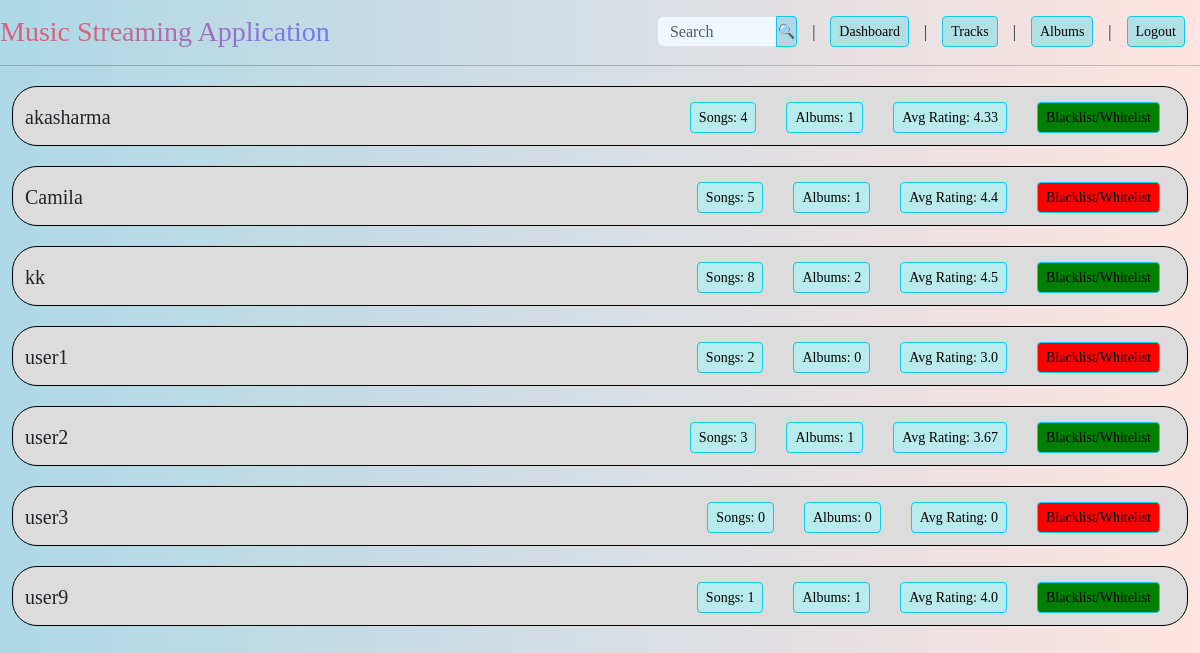
Page /admin/view_creators on the committed database.
### app.py (models this page shows)
class Users(UserMixin, db.Model):
    __tablename__ = 'users'
    id = db.Column(db.Integer, primary_key=True)
    username = db.Column(db.String, nullable=False, unique=True)
    password = db.Column(db.String, nullable=False)
    email = db.Column(db.String, nullable=False, unique=True)
    creator = db.Column(db.Boolean, default=False)
    blacklisted = db.Column(db.Boolean, default=False)
    songs = db.relationship('Songs', backref='uploader', lazy=True)
    playlists = db.relationship('Playlist', backref='user', lazy=True)
    albums = db.relationship('Album', backref='user', lazy=True)
    ratings = db.relationship('Rating', backref='user', lazy=True)

### app.py (the view)
    @app.route('/admin/view_creators', methods=['GET'])
    def view_creators():
        creators = Users.query.filter(Users.creator==True).all()
        for creator in creators:
            ratings = [rating.rating for rating in creator.ratings]
            creator.avgRating = round(sum(ratings) / len(ratings), 2) if ratings else 0
        return render_template('admin_viewCreator.html', creators=creators)

### templates/admin_viewCreator.html (shortened to what this page needs)
<!DOCTYPE html>
<html lang="en">
  <head>
    <link
      href="https://cdn.jsdelivr.net/npm/bootstrap@5.3.2/dist/css/bootstrap.min.css"
      rel="stylesheet"
/>
    <link rel="stylesheet" href="/static/styles/admin_tracks.css" />
  </head>
  <body>
    <div class="header">
      <h3>Music Streaming Application</h3>
      <ul class="nav">
        <li class="nav-item">
          <form class="input-group" method="POST", action="{{ url_for('admin_search') }}">
            <input type="search" name="search" class="form-control" style="width: 120px; height:31px; margin:0px;"
            placeholder="Search"/>
            <input type="submit" class="btn btn-info btn-sm" value="🔍" style="height: 31px;
            padding: 0px; background-color: lightblue; margin-right:15px; width:21.23px;"/>
          </form>
        </li> |
        <li class="nav-item">
          <a href="{{ url_for('admin_dash') }}" class="btn btn-info btn-sm">Dashboard</a>
        </li> |
        <li class="nav-item">
          <a href="{{ url_for('manage_tracks') }}" class="btn btn-info btn-sm">Tracks</a>
        </li> |
        <li class="nav-item">
          <a href="{{ url_for('manage_albums') }}" class="btn btn-info btn-sm">Albums</a>
        </li> |
        <li class="nav-item">
          <a href="{{ url_for('index') }}" class="btn btn-info btn-sm">Logout</a>
        </li>
      </ul>
    </div>
    <hr />
        {% for creator in creators | sort(attribute='username') %}
        <div class="box-s" style="margin-bottom: 15px;">
          <div class="header">
            <h5>{{ creator.username }}</h5>
            <ul class="nav">
              <li class="nav-item">
                <a href="#" class="btn btn-info btn-sm" style="background: rgb(184, 235, 236)">Songs: {{creator.songs|length}}</a>
              </li>
              <li class="nav-item">
                <a href="#" class="btn btn-info btn-sm" style="background: rgb(184, 235, 236)">Albums: {{creator.albums | length}} </a>
              </li>
              <li class="nav-item">
                <a href="#" class="btn btn-info btn-sm" style="background: rgb(184, 235, 236)">Avg Rating: {{creator.avgRating}} </a>
              </li>
              <li class="nav-item">
                <a href="{{ url_for('blacklist_creator', id=creator.id) }}" class="btn btn-info btn-sm"
                style="background: {{'red' if creator.blacklisted else 'green'}}">Blacklist/Whitelist</a>
              </li>
            </ul>
          </div>
        </div>
          {%endfor%}
  </body>
</html>

### static/styles/admin_tracks.css (style rules this page uses)
body { font-family: cursive; background-color: mintcream; background: linear-gradient(to right, lightblue, mistyrose); padding-top: 7px }
.btn { background: darkgray; }
.header { display: flex; justify-content: center; align-items: center; padding-top: 8px; }
h3, h1, h6, h5 { margin:0 auto; text-align:left; margin-left: 0px; }
.nav { display: flex; align-items: center; justify-content: flex-end; }
.btn { margin-left: 15px; margin-right: 15px; background: powderblue; }
.form-control { width: 156px; padding-top: 6px; margin-top: 6px; height: 31px; background-color: aliceblue; }
.box-s { background-color: gainsboro; border: 1px solid #000; margin: auto; text-align: center; border-radius: 25px; margin-top: 20px; margin-left: 12px; margin-right: 12px; padding-top: 7px; padding-left: 12px; padding-right: 12px; padding-bottom: 12px; display: flow; }
h3 { background: -webkit-linear-gradient(315deg,#dc627c 25%,#647eff); background-clip: text; -webkit-background-clip: text; -webkit-text-fill-color: transparent; }

### rows in the picture
Users: username "akasharma", songs|length "4", albums|length "1", avgRating "4.33"
Users: username "Camila", songs|length "5", albums|length "1", avgRating "4.4"
Users: username "kk", songs|length "8", albums|length "2", avgRating "4.5"
Users: username "user1", songs|length "2", albums|length "0", avgRating "3.0"
Users: username "user2", songs|length "3", albums|length "1", avgRating "3.67"
Users: username "user3", songs|length "0", albums|length "0", avgRating "0"
Users: username "user9", songs|length "1", albums|length "1", avgRating "4.0"
